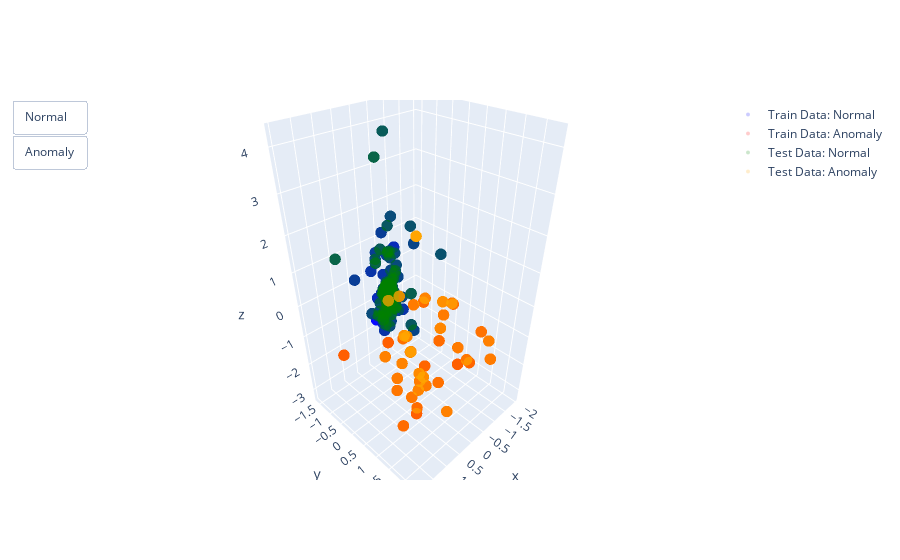

Write notebook code for a chart like this one.
### Markdown cell above
# Vẽ biểu đồ 3D

### Code cell
import plotly.graph_objects as go
import pandas as pd

data_sets = [(X_train, y_train, "Train"), (X_test, y_test, "Test")]
train_colors = ["blue", "red"]
test_colors = ["green", "orange"]
visible_dict = {"Normal": True, "Anomaly": True}
fig = go.Figure()

# Tạo biểu đồ 3D cho tập huấn luyện và tập kiểm tra
for (X, y, name_prefix), colors in zip(data_sets, [train_colors, test_colors]):
    balanced_data = pd.DataFrame(
        {"x": X[:, 0], "y": X[:, 1], "z": X[:, 2], "anomaly": y}
    ).sample(n=min(50000, len(X)), random_state=42)

    for anomaly_label, color in zip(range(2), colors):
        scatter = go.Scatter3d(
            x=balanced_data[balanced_data["anomaly"] == anomaly_label]["x"],
            y=balanced_data[balanced_data["anomaly"] == anomaly_label]["y"],
            z=balanced_data[balanced_data["anomaly"] == anomaly_label]["z"],
            mode="markers",
            marker=dict(size=4, color=color, opacity=0.1),
            name=f'{name_prefix} Data: {"Normal" if anomaly_label == 0 else "Anomaly"}',
            visible=visible_dict.get("Normal", True)
            if anomaly_label == 0
            else visible_dict.get("Anomaly", True),
        )
        fig.add_trace(scatter)

# Thêm nút để chuyển đổi giữa các lớp
buttons = [
    dict(
        label="Normal",
        method="update",
        args=[
            {
                "visible": [
                    True,
                    False,
                    True,
                    False,
                    visible_dict["Anomaly"],
                    visible_dict["Anomaly"],
                ]
            }
        ],
    ),
    dict(
        label="Anomaly",
        method="update",
        args=[
            {
                "visible": [
                    False,
                    True,
                    False,
                    True,
                    visible_dict["Normal"],
                    visible_dict["Normal"],
                ]
            }
        ],
    ),
]

# Cập nhật và hiển thị biểu đồ
fig.update_layout(updatemenus=[dict(type="buttons", showactive=False, buttons=buttons)])
fig.show()

### Figure 1 — Plotly figure (JSON) as saved in the notebook; plotly's stock layout.template omitted (floating-point values rounded to 4 significant figures; data arrays with more than 128 entries replaced by an {"elided": "..."} marker saying what was removed)
{"data": [{"marker": {"color": "blue", "opacity": 0.1, "size": 4}, "mode": "markers", "name": "Train Data: Normal", "type": "scatter3d", "visible": true, "x": {"elided": "3062 float values"}, "y": {"elided": "3062 float values"}, "z": {"elided": "3062 float values"}}, {"marker": {"color": "red", "opacity": 0.1, "size": 4}, "mode": "markers", "name": "Train Data: Anomaly", "type": "scatter3d", "visible": true, "x": {"elided": "3082 float values"}, "y": {"elided": "3082 float values"}, "z": {"elided": "3082 float values"}}, {"marker": {"color": "green", "opacity": 0.1, "size": 4}, "mode": "markers", "name": "Test Data: Normal", "type": "scatter3d", "visible": true, "x": {"elided": "778 float values"}, "y": {"elided": "778 float values"}, "z": {"elided": "778 float values"}}, {"marker": {"color": "orange", "opacity": 0.1, "size": 4}, "mode": "markers", "name": "Test Data: Anomaly", "type": "scatter3d", "visible": true, "x": {"elided": "758 float values"}, "y": {"elided": "758 float values"}, "z": {"elided": "758 float values"}}], "layout": {"updatemenus": [{"buttons": [{"args": [{"visible": [true, false, true, false, true, true]}], "label": "Normal", "method": "update"}, {"args": [{"visible": [false, true, false, true, true, true]}], "label": "Anomaly", "method": "update"}], "showactive": false, "type": "buttons"}]}}
